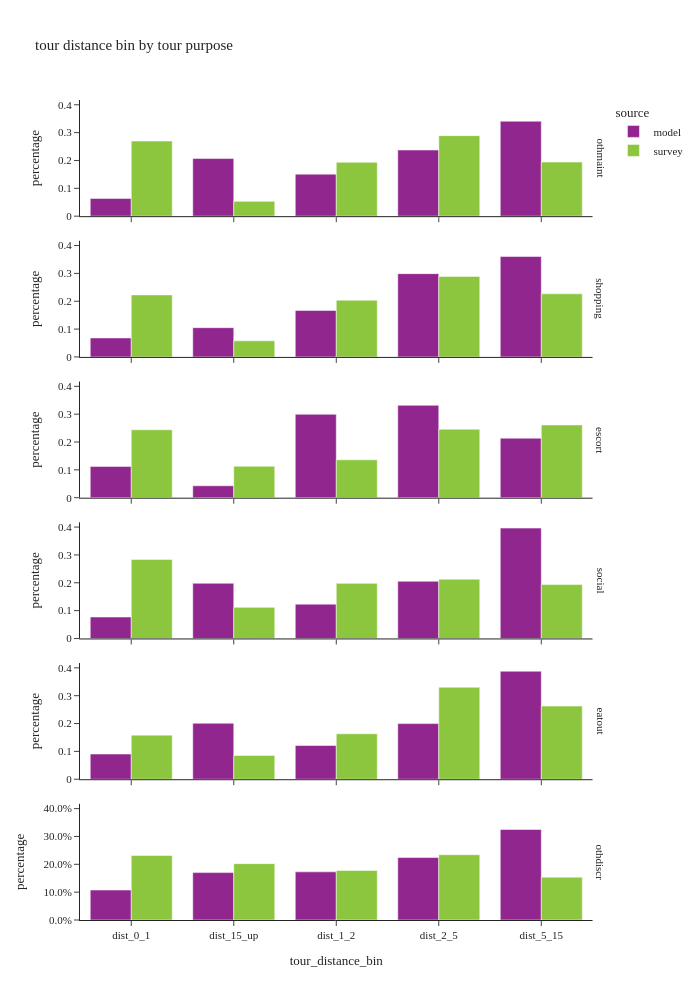

The cell this chart's notebook holds for it:
### Markdown cell above
## non-mantatory tour distance by purpose

### Code cell
df_plot = non_m_tour_data.loc[non_m_tour_data['tour_distance_bin'] != float('nan')].groupby(['source','tour_type','tour_distance_bin'], observed=True)['tour_weight'].sum().reset_index()
df_plot['percentage'] = df_plot.groupby(['source','tour_type'], group_keys=False)['tour_weight']. \
    apply(lambda x: x / float(x.sum()))
# df_plot
fig1 = px.bar(df_plot, x='tour_distance_bin', y="percentage", color="source", barmode="group",
              facet_row='tour_type',
              title="tour distance bin by tour purpose")
fig1.for_each_annotation(lambda a: a.update(text = a.text.split("=")[-1]))
fig1.update_layout(height=1000, width=700, font=dict(size=11), yaxis=dict(tickformat=".1%"))
fig1.show()

### Figure 1 — Plotly figure (JSON) as saved in the notebook; plotly's stock layout.template omitted (floating-point values rounded to 4 significant figures)
{"data": [{"alignmentgroup": "True", "hovertemplate": "source=model<br>tour_type=othmaint<br>tour_distance_bin=%{x}<br>percentage=%{y}<extra></extra>", "legendgroup": "model", "marker": {"color": "#91268F", "pattern": {"shape": ""}}, "name": "model", "offsetgroup": "model", "orientation": "v", "showlegend": true, "textposition": "auto", "type": "bar", "x": ["dist_0_1", "dist_15_up", "dist_1_2", "dist_2_5", "dist_5_15"], "xaxis": "x6", "y": [0.06359, 0.207, 0.1509, 0.2375, 0.341], "yaxis": "y6"}, {"alignmentgroup": "True", "hovertemplate": "source=model<br>tour_type=shopping<br>tour_distance_bin=%{x}<br>percentage=%{y}<extra></extra>", "legendgroup": "model", "marker": {"color": "#91268F", "pattern": {"shape": ""}}, "name": "model", "offsetgroup": "model", "orientation": "v", "showlegend": false, "textposition": "auto", "type": "bar", "x": ["dist_0_1", "dist_15_up", "dist_1_2", "dist_2_5", "dist_5_15"], "xaxis": "x5", "y": [0.06811, 0.1051, 0.1671, 0.2991, 0.3606], "yaxis": "y5"}, {"alignmentgroup": "True", "hovertemplate": "source=model<br>tour_type=escort<br>tour_distance_bin=%{x}<br>percentage=%{y}<extra></extra>", "legendgroup": "model", "marker": {"color": "#91268F", "pattern": {"shape": ""}}, "name": "model", "offsetgroup": "model", "orientation": "v", "showlegend": false, "textposition": "auto", "type": "bar", "x": ["dist_0_1", "dist_15_up", "dist_1_2", "dist_2_5", "dist_5_15"], "xaxis": "x4", "y": [0.1124, 0.04276, 0.2995, 0.3317, 0.2136], "yaxis": "y4"}, {"alignmentgroup": "True", "hovertemplate": "source=model<br>tour_type=social<br>tour_distance_bin=%{x}<br>percentage=%{y}<extra></extra>", "legendgroup": "model", "marker": {"color": "#91268F", "pattern": {"shape": ""}}, "name": "model", "offsetgroup": "model", "orientation": "v", "showlegend": false, "textposition": "auto", "type": "bar", "x": ["dist_0_1", "dist_15_up", "dist_1_2", "dist_2_5", "dist_5_15"], "xaxis": "x3", "y": [0.07699, 0.1982, 0.1232, 0.2054, 0.3963], "yaxis": "y3"}, {"alignmentgroup": "True", "hovertemplate": "source=model<br>tour_type=eatout<br>tour_distance_bin=%{x}<br>percentage=%{y}<extra></extra>", "legendgroup": "model", "marker": {"color": "#91268F", "pattern": {"shape": ""}}, "name": "model", "offsetgroup": "model", "orientation": "v", "showlegend": false, "textposition": "auto", "type": "bar", "x": ["dist_0_1", "dist_15_up", "dist_1_2", "dist_2_5", "dist_5_15"], "xaxis": "x2", "y": [0.09033, 0.2009, 0.1211, 0.1998, 0.3879], "yaxis": "y2"}, {"alignmentgroup": "True", "hovertemplate": "source=model<br>tour_type=othdiscr<br>tour_distance_bin=%{x}<br>percentage=%{y}<extra></extra>", "legendgroup": "model", "marker": {"color": "#91268F", "pattern": {"shape": ""}}, "name": "model", "offsetgroup": "model", "orientation": "v", "showlegend": false, "textposition": "auto", "type": "bar", "x": ["dist_0_1", "dist_15_up", "dist_1_2", "dist_2_5", "dist_5_15"], "xaxis": "x", "y": [0.1076, 0.1702, 0.1729, 0.2243, 0.325], "yaxis": "y"}, {"alignmentgroup": "True", "hovertemplate": "source=survey<br>tour_type=othmaint<br>tour_distance_bin=%{x}<br>percentage=%{y}<extra></extra>", "legendgroup": "survey", "marker": {"color": "#8CC63E", "pattern": {"shape": ""}}, "name": "survey", "offsetgroup": "survey", "orientation": "v", "showlegend": true, "textposition": "auto", "type": "bar", "x": ["dist_0_1", "dist_15_up", "dist_1_2", "dist_2_5", "dist_5_15"], "xaxis": "x6", "y": [0.2698, 0.05325, 0.1934, 0.2892, 0.1944], "yaxis": "y6"}, {"alignmentgroup": "True", "hovertemplate": "source=survey<br>tour_type=shopping<br>tour_distance_bin=%{x}<br>percentage=%{y}<extra></extra>", "legendgroup": "survey", "marker": {"color": "#8CC63E", "pattern": {"shape": ""}}, "name": "survey", "offsetgroup": "survey", "orientation": "v", "showlegend": false, "textposition": "auto", "type": "bar", "x": ["dist_0_1", "dist_15_up", "dist_1_2", "dist_2_5", "dist_5_15"], "xaxis": "x5", "y": [0.2228, 0.05772, 0.2037, 0.2891, 0.2267], "yaxis": "y5"}, {"alignmentgroup": "True", "hovertemplate": "source=survey<br>tour_type=escort<br>tour_distance_bin=%{x}<br>percentage=%{y}<extra></extra>", "legendgroup": "survey", "marker": {"color": "#8CC63E", "pattern": {"shape": ""}}, "name": "survey", "offsetgroup": "survey", "orientation": "v", "showlegend": false, "textposition": "auto", "type": "bar", "x": ["dist_0_1", "dist_15_up", "dist_1_2", "dist_2_5", "dist_5_15"], "xaxis": "x4", "y": [0.2439, 0.113, 0.136, 0.2459, 0.2612], "yaxis": "y4"}, {"alignmentgroup": "True", "hovertemplate": "source=survey<br>tour_type=social<br>tour_distance_bin=%{x}<br>percentage=%{y}<extra></extra>", "legendgroup": "survey", "marker": {"color": "#8CC63E", "pattern": {"shape": ""}}, "name": "survey", "offsetgroup": "survey", "orientation": "v", "showlegend": false, "textposition": "auto", "type": "bar", "x": ["dist_0_1", "dist_15_up", "dist_1_2", "dist_2_5", "dist_5_15"], "xaxis": "x3", "y": [0.284, 0.1117, 0.1979, 0.2128, 0.1937], "yaxis": "y3"}, {"alignmentgroup": "True", "hovertemplate": "source=survey<br>tour_type=eatout<br>tour_distance_bin=%{x}<br>percentage=%{y}<extra></extra>", "legendgroup": "survey", "marker": {"color": "#8CC63E", "pattern": {"shape": ""}}, "name": "survey", "offsetgroup": "survey", "orientation": "v", "showlegend": false, "textposition": "auto", "type": "bar", "x": ["dist_0_1", "dist_15_up", "dist_1_2", "dist_2_5", "dist_5_15"], "xaxis": "x2", "y": [0.1583, 0.0855, 0.1632, 0.3304, 0.2627], "yaxis": "y2"}, {"alignmentgroup": "True", "hovertemplate": "source=survey<br>tour_type=othdiscr<br>tour_distance_bin=%{x}<br>percentage=%{y}<extra></extra>", "legendgroup": "survey", "marker": {"color": "#8CC63E", "pattern": {"shape": ""}}, "name": "survey", "offsetgroup": "survey", "orientation": "v", "showlegend": false, "textposition": "auto", "type": "bar", "x": ["dist_0_1", "dist_15_up", "dist_1_2", "dist_2_5", "dist_5_15"], "xaxis": "x", "y": [0.2317, 0.2024, 0.1778, 0.2345, 0.1537], "yaxis": "y"}], "layout": {"annotations": [{"font": {}, "showarrow": false, "text": "othdiscr", "textangle": 90, "x": 0.98, "xanchor": "left", "xref": "paper", "y": 0.07083, "yanchor": "middle", "yref": "paper"}, {"font": {}, "showarrow": false, "text": "eatout", "textangle": 90, "x": 0.98, "xanchor": "left", "xref": "paper", "y": 0.2425, "yanchor": "middle", "yref": "paper"}, {"font": {}, "showarrow": false, "text": "social", "textangle": 90, "x": 0.98, "xanchor": "left", "xref": "paper", "y": 0.4142, "yanchor": "middle", "yref": "paper"}, {"font": {}, "showarrow": false, "text": "escort", "textangle": 90, "x": 0.98, "xanchor": "left", "xref": "paper", "y": 0.5858, "yanchor": "middle", "yref": "paper"}, {"font": {}, "showarrow": false, "text": "shopping", "textangle": 90, "x": 0.98, "xanchor": "left", "xref": "paper", "y": 0.7575, "yanchor": "middle", "yref": "paper"}, {"font": {}, "showarrow": false, "text": "othmaint", "textangle": 90, "x": 0.98, "xanchor": "left", "xref": "paper", "y": 0.9292, "yanchor": "middle", "yref": "paper"}], "barmode": "group", "font": {"size": 11}, "height": 1000, "legend": {"title": {"text": "source"}, "tracegroupgap": 0}, "title": {"text": "tour distance bin by tour purpose"}, "width": 700, "xaxis": {"anchor": "y", "domain": [0, 0.98], "title": {"text": "tour_distance_bin"}}, "xaxis2": {"anchor": "y2", "domain": [0, 0.98], "matches": "x", "showticklabels": false}, "xaxis3": {"anchor": "y3", "domain": [0, 0.98], "matches": "x", "showticklabels": false}, "xaxis4": {"anchor": "y4", "domain": [0, 0.98], "matches": "x", "showticklabels": false}, "xaxis5": {"anchor": "y5", "domain": [0, 0.98], "matches": "x", "showticklabels": false}, "xaxis6": {"anchor": "y6", "domain": [0, 0.98], "matches": "x", "showticklabels": false}, "yaxis": {"anchor": "x", "domain": [0, 0.1417], "tickformat": ".1%", "title": {"text": "percentage"}}, "yaxis2": {"anchor": "x2", "domain": [0.1717, 0.3133], "matches": "y", "title": {"text": "percentage"}}, "yaxis3": {"anchor": "x3", "domain": [0.3433, 0.485], "matches": "y", "title": {"text": "percentage"}}, "yaxis4": {"anchor": "x4", "domain": [0.515, 0.6567], "matches": "y", "title": {"text": "percentage"}}, "yaxis5": {"anchor": "x5", "domain": [0.6867, 0.8283], "matches": "y", "title": {"text": "percentage"}}, "yaxis6": {"anchor": "x6", "domain": [0.8583, 1], "matches": "y", "title": {"text": "percentage"}}}}
